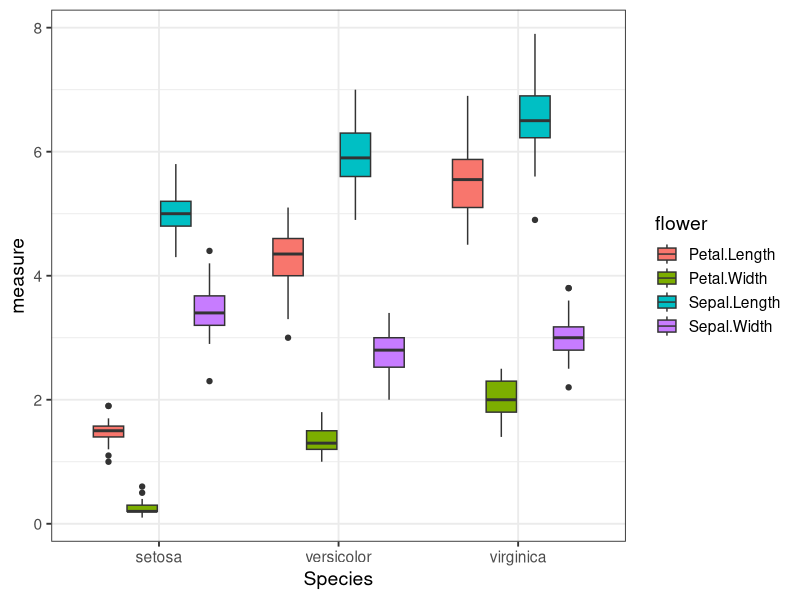

Source code (R): (Note: this script raises an error after producing the figure.)
## ---- chunk 1
knitr::opts_chunk$set(fig.align = "center")
ggplot2::theme_set(ggplot2::theme_bw(14))
library(tidyverse)
## ---- chunk 2
set.seed(12)
round(mean(rnorm(5)), 2)
## ---- chunk 3
set.seed(12)
rnorm(5) %>%
  mean() %>%
  round(2)
## ---- chunk 4
head(iris, 3)
## ---- chunk 5
library("tidyverse")
iris_melt <- iris %>%
  rownames_to_column(var = "number") %>%
  as_tibble() %>%
  gather(flower, measure, contains("al"))
iris_melt
## ---- chunk 6
iris_melt %>%
  spread(flower, measure)
## ---- chunk 7
iris %>%
  gather(flower, measure, -Species) %>%
  ggplot() +
  geom_boxplot(aes(x = Species, y = measure, fill = flower))
## ---- chunk 8
# Logical
c(TRUE, FALSE, TRUE)

# double
c(1, 5, 7)

# character
c("character", "sequence")
## ---- chunk 9
v_example <- c(1, 3, 7)
str(as.character(v_example))
## ---- chunk 10
v_example <- c(1, 3)
str(v_example)
str(c(v_example, "seven"))
## ---- chunk 11
my_list <- list(1, 3, "seven")
str(my_list)
is.vector(my_list)
is.atomic(my_list)
## ---- chunk 12
# Clean up the global environment
rm(list = ls())
## ---- chunk 13
my_function <- function(my_argument) {
  my_argument + 1
}
## ---- chunk 14
    ls()
    ls.str()
## ---- chunk 15
    my_function(2)
## ---- chunk 16
(function(x) { x + 1 })(2)
## ---- chunk 17
    ls()
    # remove the previous my_function to convince you
    rm(my_function)
    (function(x) { x + 1 })(2)
    ls()
## ---- chunk 18
    is.list(mtcars)
## ---- chunk 19
map(mtcars, mean) %>%
  str()
## ---- chunk 20
means <- vector("list", ncol(mtcars))
for (i in seq_along(mtcars)) {
  means[i] <- mean(mtcars[[i]])
}
# need to manually add names
names(means) <- names(mtcars)
means %>%
  str()
## ---- chunk 21
apply(mtcars, 2, mean) %>% str()
## ---- chunk 22
lapply(mtcars, mean) %>% str()
## ---- chunk 23
tib_1 <- tibble(a = 1:3, b = 4:6, c = 7:9)
tib_2 <- tibble(a = 1:3, b = 4:6, c = 11:13)
## ---- chunk 24
troublemaker <- function(x) {
  if (any(x > 10)) return(NULL)
  sum(x)
}

troublemaker_chr <- function(x) {
  if (any(x > 10)) return(as.character(sum(x)))
  sum(x)
}
## ---- chunk 25
troublemaker(1:3)
troublemaker(11:13)
troublemaker_chr(1:3)
troublemaker_chr(11:13)
## ---- chunk 26
lapply(tib_1, troublemaker) %>% str()
lapply(tib_2, troublemaker) %>% str()
lapply(tib_2, troublemaker_chr) %>% str()
## ---- chunk 27
map(tib_1, troublemaker) %>% str()
map(tib_2, troublemaker) %>% str()
map(tib_2, troublemaker_chr) %>% str()
## ---- chunk 28
apply(tib_1, 2, troublemaker) %>% str()
apply(tib_2, 2, troublemaker) %>% str()
apply(tib_2, 2, troublemaker_chr) %>% str()
## ---- chunk 29
map_dbl(tib_1, troublemaker) %>%
  str()
map_dbl(tib_2, troublemaker) %>%
  str()
map_dbl(tib_2, troublemaker_chr) %>%
  str()
## ---- chunk 30
    spl_mtcars <- group_split(mtcars, cyl)
    str(spl_mtcars, max.level = 1)
## ---- chunk 31
lm(mpg ~ wt, data = mtcars)
## ---- chunk 32
ggplot(mtcars, aes(x = wt, y = mpg)) +
  geom_point(alpha = 0.5) +
  geom_smooth(method = "lm", se = FALSE, linetype = "dashed", colour = "black") +
  theme(legend.position = "bottom") +
  labs(title = "Linear model: mpg ~ wt")
## ---- chunk 33
lm(mpg ~ wt, data = mtcars) %>%
  summary()
## ---- chunk 34
lm(mpg ~ wt, data = mtcars) %>%
  summary() %>%
  str(max.level = 1, give.attr = FALSE)
## ---- chunk 35
fit_summary <- summary(lm(mpg ~ wt, data = mtcars))
fit_summary$r.squared
## ---- chunk 36
map(spl_mtcars, function(x) lm(mpg ~ wt, data = x))
## ---- chunk 37
map(spl_mtcars,
    function(x) lm(mpg ~ wt, data = x))
## ---- chunk 38
mtcars %>%
  ggplot(aes(x = wt, y = mpg, colour = as.factor(cyl))) +
  geom_point(alpha = 0.5) +
  geom_smooth(method = "lm", se = FALSE, linetype = "dashed", colour = "black") +
  geom_smooth(method = "lm", se = FALSE) +
  theme(legend.position = "bottom") +
  labs(title = "Linear model: mpg ~ wt",
       colour = "cyl",
       subtitle = "Fitting a model for each cylinder value")
## ---- chunk 39
spl_mtcars %>% 
  map(function(x) lm(mpg ~ wt, data = x)) %>%
  map(summary) %>%
  map(function(x) x$r.squared)
## ---- chunk 40
    map(spl_mtcars, "mpg")
## ---- chunk 41
    map(spl_mtcars, 1)
## ---- chunk 42
spl_mtcars %>% 
  map(function(x) lm(mpg ~ wt, data = x)) %>%
  map(summary) %>%
  map(function(x) x$r.squared)
## ---- chunk 43
spl_mtcars %>% 
  map(~lm(mpg ~ wt, data = .x)) %>%
  map(summary) %>%
  map(~.x$r.squared)
## ---- chunk 44
spl_mtcars %>% 
  map(~lm(mpg ~ wt, data = .x)) %>%
  map(summary) %>%
  map("r.squared")
## ---- chunk 45
spl_mtcars %>% 
  map(~lm(mpg ~ wt, data = .x)) %>%
  map(summary) %>%
  map("r.squared") %>% 
  str()
## ---- chunk 46
spl_mtcars %>% 
  map(~lm(mpg ~ wt, data = .x)) %>%
  map(summary) %>%
  map_dbl("r.squared") %>% 
  str()
## ---- chunk 47
my_list <- list(
  list(1, 5, 7),
  list(6, 10, 9),
  list(1, 2, 0.5)
     )

pmap(my_list,
     function(a, b, c) {seq(from = a, to = b, by = c)}
     ) %>%
  str()

pmap(my_list, ~seq(from = ..1, to = ..2, by = ..3)) %>%
  str()
## ---- chunk 48
tibble(numbers = 1:8,
       my_list = list(a = c("a", "b"), b = 2.56, 
                      c = c("a", "b"), d = rep(TRUE, 4),
                      d = 2:3, e = 4:6, f = "Z", g = 1:4))
## ---- chunk 49
mtcars %>%
  group_nest(cyl)
## ---- chunk 50
mtcars %>%
  group_nest(cyl) %>%
  mutate(model = map(data, ~lm(mpg ~ wt, data = .x)),
         summary = map(model, summary),
         r_squared = map_dbl(summary, "r.squared"))
## ---- chunk 51
start <- 10

impure <- function(x) {
  print(start)
  x + start
}

result <- impure(2)

result
## ---- chunk 52
pure <- function(x, start) {
  x + start
}

result <- pure(2, start)
result
## ---- chunk 53
(res <- log(10))
res <- log("a")
res
## ---- chunk 54
safe_log <- purrr::safely(log)
(res <- safe_log(10))
res <- safe_log("a")
res
## ---- chunk 55
nums <- sample(1:10,
               size = 1000,
               replace = TRUE) 

log_vec <- log(nums)
log_map <- map_dbl(nums, log)

identical(log_vec, log_map)
## ---- chunk 56

